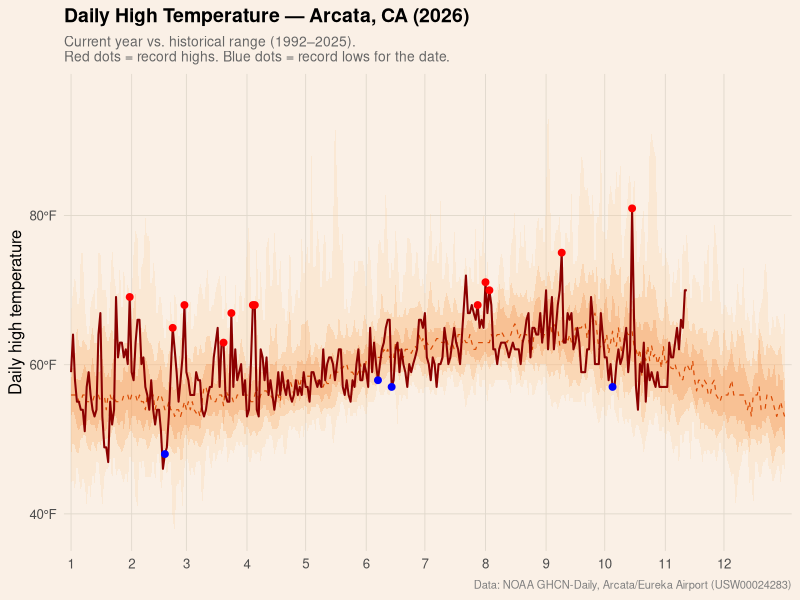

Generate this figure with R:
library(readr)
library(dplyr)
library(ggplot2)
library(lubridate)
library(scales)
# Read data
weather <- read_csv("../../docs/arcata-weather/ghcn_arcata.csv")

current_year <- year(Sys.Date())

temps <- weather %>%
  filter(!is.na(TMAX)) %>%
  mutate(year = year(date),
         doy = yday(date))

# Historical stats (excluding current year)
historical <- temps %>%
  filter(year != current_year) %>%
  group_by(doy) %>%
  summarise(
    record_low = min(TMAX, na.rm = TRUE),
    p10 = quantile(TMAX, 0.10, na.rm = TRUE),
    p25 = quantile(TMAX, 0.25, na.rm = TRUE),
    p50 = quantile(TMAX, 0.50, na.rm = TRUE),
    p75 = quantile(TMAX, 0.75, na.rm = TRUE),
    p90 = quantile(TMAX, 0.90, na.rm = TRUE),
    record_high = max(TMAX, na.rm = TRUE),
    .groups = "drop"
  )

# Current year
this_year <- temps %>%
  filter(year == current_year)

# Find records broken this year
records <- this_year %>%
  left_join(historical, by = "doy") %>%
  mutate(
    is_record_high = TMAX >= record_high & TMAX > p90,
    is_record_low = TMAX <= record_low & TMAX < p10
  ) %>%
  filter(is_record_high | is_record_low)

# Date labels for x-axis
date_breaks <- as.Date(paste0(current_year, "-", 1:12, "-01"))
date_doy <- yday(date_breaks)
month_labels <- month(date_breaks)

# Historical year range
min_year <- temps %>% filter(year != current_year) %>% pull(year) %>% min()
max_year <- temps %>% filter(year != current_year) %>% pull(year) %>% max()

# Plot
p <- ggplot() +
  # Historical ribbons
  geom_ribbon(data = historical, aes(x = doy, ymin = record_low, ymax = record_high),
              fill = "#fdd0a2", alpha = 0.25) +
  geom_ribbon(data = historical, aes(x = doy, ymin = p10, ymax = p90),
              fill = "#fdae6b", alpha = 0.3) +
  geom_ribbon(data = historical, aes(x = doy, ymin = p25, ymax = p75),
              fill = "#f16913", alpha = 0.2) +
  # Median line
  geom_line(data = historical, aes(x = doy, y = p50),
            color = "#d94801", linewidth = 0.4, linetype = "dashed") +
  # Current year
  geom_line(data = this_year, aes(x = doy, y = TMAX),
            color = "#8b0000", linewidth = 0.7) +
  # Record markers
  {if (nrow(records %>% filter(is_record_high)) > 0)
    geom_point(data = records %>% filter(is_record_high),
               aes(x = doy, y = TMAX), color = "red", size = 2)} +
  {if (nrow(records %>% filter(is_record_low)) > 0)
    geom_point(data = records %>% filter(is_record_low),
               aes(x = doy, y = TMAX), color = "blue", size = 2)} +
  # Styling
  scale_x_continuous(breaks = date_doy, labels = month_labels, expand = c(0.01, 0)) +
  scale_y_continuous(labels = function(x) paste0(x, "\u00B0F")) +
  labs(
    title = paste0("Daily High Temperature — Arcata, CA (", current_year, ")"),
    subtitle = paste0("Current year vs. historical range (", min_year, "–", max_year, ").\n",
                      "Red dots = record highs. Blue dots = record lows for the date."),
    x = NULL, y = "Daily high temperature",
    caption = "Data: NOAA GHCN-Daily, Arcata/Eureka Airport (USW00024283)"
  ) +
  theme_minimal(base_size = 12) +
  theme(
    plot.background = element_rect(fill = "linen", color = NA),
    panel.background = element_rect(fill = "linen", color = NA),
    panel.grid.minor = element_blank(),
    panel.grid.major = element_line(color = "#e0d8cc", linewidth = 0.3),
    plot.title = element_text(face = "bold", size = 14),
    plot.subtitle = element_text(color = "gray40", size = 10),
    plot.caption = element_text(color = "gray50", size = 8),
    axis.text = element_text(color = "gray30")
  )

ggsave("../../images/arcata-daily-high.png", p, width = 10, height = 6, dpi = 150)
cat("Saved images/arcata-daily-high.png\n")
